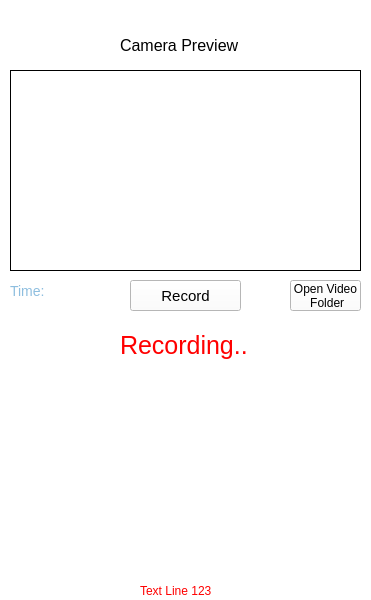
<?xml version="1.0" encoding="UTF-8"?>
<ui version="4.0">
 <class>MainWindow</class>
 <widget class="QMainWindow" name="MainWindow">
  <property name="geometry">
   <rect>
    <x>0</x>
    <y>0</y>
    <width>371</width>
    <height>600</height>
   </rect>
  </property>
  <property name="maximumSize">
   <size>
    <width>16777215</width>
    <height>16777215</height>
   </size>
  </property>
  <property name="font">
   <font>
    <family>Arial</family>
   </font>
  </property>
  <property name="windowTitle">
   <string>Plaza PCO Sunum Kayit</string>
  </property>
  <property name="styleSheet">
   <string notr="true">font-family: Arial;
background: rgb(255, 255, 255);
color: black;</string>
  </property>
  <widget class="QWidget" name="centralwidget">
   <widget class="QFrame" name="masno">
    <property name="geometry">
     <rect>
      <x>10</x>
      <y>70</y>
      <width>351</width>
      <height>201</height>
     </rect>
    </property>
    <property name="styleSheet">
     <string notr="true">background: white;
border: 1px solid black;</string>
    </property>
    <property name="frameShape">
     <enum>QFrame::StyledPanel</enum>
    </property>
    <property name="frameShadow">
     <enum>QFrame::Raised</enum>
    </property>
   </widget>
   <widget class="QLabel" name="label">
    <property name="geometry">
     <rect>
      <x>120</x>
      <y>30</y>
      <width>141</width>
      <height>31</height>
     </rect>
    </property>
    <property name="styleSheet">
     <string notr="true">font-size: 16px;
color : black;</string>
    </property>
    <property name="text">
     <string>Camera Preview</string>
    </property>
   </widget>
   <widget class="QPushButton" name="pushButton">
    <property name="geometry">
     <rect>
      <x>130</x>
      <y>280</y>
      <width>111</width>
      <height>31</height>
     </rect>
    </property>
    <property name="styleSheet">
     <string notr="true">font-size: 15px;</string>
    </property>
    <property name="text">
     <string>Record</string>
    </property>
   </widget>
   <widget class="QLabel" name="label_2">
    <property name="geometry">
     <rect>
      <x>140</x>
      <y>560</y>
      <width>181</width>
      <height>61</height>
     </rect>
    </property>
    <property name="styleSheet">
     <string notr="true">color: red;
font-size: 12px;</string>
    </property>
    <property name="text">
     <string>Text Line 123</string>
    </property>
   </widget>
   <widget class="QToolButton" name="toolButton">
    <property name="geometry">
     <rect>
      <x>290</x>
      <y>280</y>
      <width>71</width>
      <height>31</height>
     </rect>
    </property>
    <property name="styleSheet">
     <string notr="true"/>
    </property>
    <property name="text">
     <string>Open Video
 Folder</string>
    </property>
   </widget>
   <widget class="QWidget" name="frame" native="true">
    <property name="geometry">
     <rect>
      <x>40</x>
      <y>410</y>
      <width>261</width>
      <height>171</height>
     </rect>
    </property>
    <property name="cursor">
     <cursorShape>ArrowCursor</cursorShape>
    </property>
    <property name="styleSheet">
     <string notr="true">background-image: url(:/images/logo.png);</string>
    </property>
   </widget>
   <widget class="QLabel" name="TimeLabel">
    <property name="geometry">
     <rect>
      <x>10</x>
      <y>280</y>
      <width>101</width>
      <height>21</height>
     </rect>
    </property>
    <property name="styleSheet">
     <string notr="true">font-size: 14px;
color: rgb(142, 190, 223);</string>
    </property>
    <property name="text">
     <string>Time: </string>
    </property>
   </widget>
   <widget class="QLabel" name="RecordingLabel">
    <property name="geometry">
     <rect>
      <x>120</x>
      <y>320</y>
      <width>141</width>
      <height>51</height>
     </rect>
    </property>
    <property name="styleSheet">
     <string notr="true">font-size: 25px;
color: red;</string>
    </property>
    <property name="text">
     <string>Recording..</string>
    </property>
   </widget>
  </widget>
 </widget>
 <resources/>
 <connections/>
</ui>
